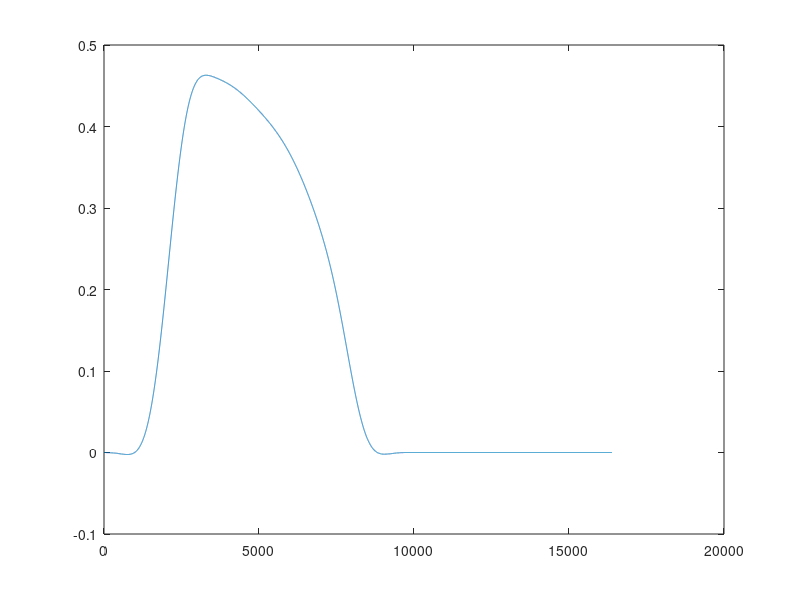

The MATLAB source for this figure:
qh = load('qH1_8192.dat');

plot(qh)

vq = interp1(1:1:8193,qh,1.5:1:8193.5)'; 

plot(1:1:8193,qh,'o',1.5:1:8193.5,vq,':.');
% returns interpolated values of a 1-D function at specific query points 
% using linear interpolation. Vector x contains the sample points,
% and v contains the corresponding values, v(x). Vector xq contains the coordinates of the query points.

qh_2 = zeros(2*8193,1);
qh_2(1:2:end) = qh;
qh_2(2:2:end) = vq;
qh_2(end) = qh_2(end-1);

plot(qh_2);

dlmwrite('qH1_16386.dat',qh_2,'delimiter', ',','precision', '%7.5f');